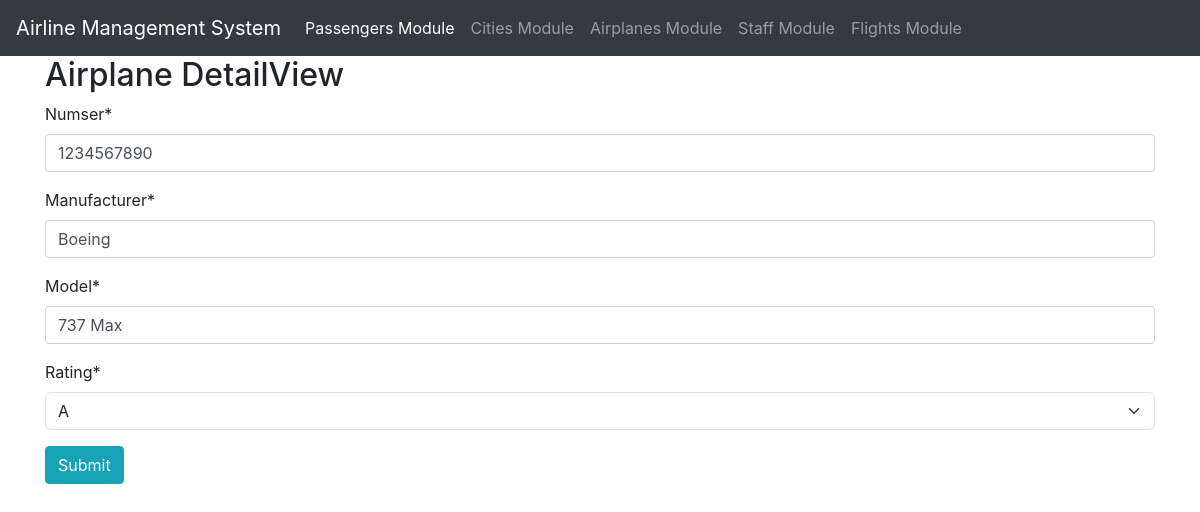
Page /airplane/view/4 on the committed database.
### AirplaneModule/models.py (models this page shows, shortened)
class Airplane(models.Model):
    numser = models.IntegerField()
    manufacturer = models.CharField(max_length=100)
    model = models.CharField(max_length=100)
    CHOICES = (
        ('a','A'),
        ('b','B'),
        ('c','C'),
    )
    rating = models.CharField(max_length=10,choices=CHOICES)

### AirplaneModule/views.py (the view)
# urls.py: path('view/<int:id>', name='airplane detailview', view=detail_view),
def detail_view(request,id):
    if request.method == "POST":
        airplane =Airplane.objects.get(id=request.POST['id'])
        form = AirplaneForm(request.POST,instance=airplane)
        if form.is_valid():
            form.save()
            return redirect("airplane detailview",id=airplane.pk)
    else:
        airplane = Airplane.objects.get(id=id)
        form = AirplaneForm(instance=airplane)
        return render(request,'airplane_detail.html',{'form':form,'airplane':airplane})

### AirplaneModule/forms.py
class AirplaneForm(forms.ModelForm):
    class Meta:
        model = Airplane
        fields = ["id","numser","manufacturer","model","rating"]

### AirplaneModule/templates/airplane_detail.html (shortened to what this page needs)
{% extends "airplane_base.html" %}
{% load crispy_forms_tags %}
{% block content %}
<div class="container">
    <h2>Airplane DetailView</h2>
    <form action="{% url 'airplane detailview' id=airplane.id %}" method="POST">
        {{ form | crispy }}
        <input class="btn btn-info" type="submit" value="Submit">
    </form>
</div>
{% endblock %}

### rows in the picture
Airplane: numser "1234567890", manufacturer "Boeing", model "737 Max", rating "A"
